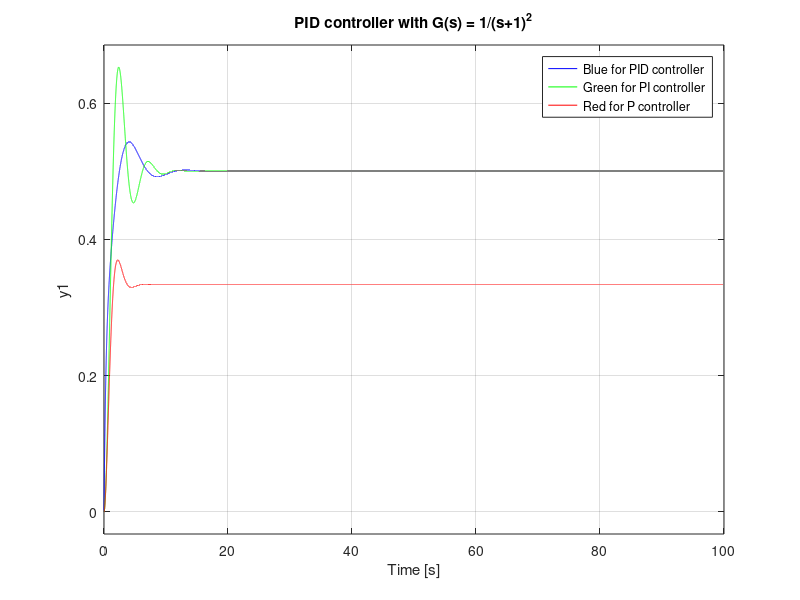

Source code (MATLAB):
% For Lab7 script
% ============== For control G(s) ==============
M = 1 ; b = -2;
% ============== For control K(s) ==============
Kp = [1 1 1] ; Ki = [1 1 0] ; Kd = [1 0 0];

subplot(2,1,1);
for i = 1 : 3
    % Have been simplied to Zeros/Poles
    Zeros = tf([Kd(i) Kp(i) Ki(i)] , [1]);
    Poles = tf([1] , [(Kd(i)+1) (Kp(i)-2) Ki(i)]);
    sys = feedback(series(Zeros,Poles),1);
    t = 0:0.001:100;
    if i == 1
        step(sys,t , 'blue');
    elseif i == 2
        step(sys,t , 'green');
    elseif i == 3
        step(sys,t , 'red');
    end
    hold on;
    grid on;
end
legend('Blue for PID controller','Green for PI controller','Red for P controller');
title('PID controller with G(s) = 1/(s-2)');

% Change G(s) from 1/(s-2) to 1/(s+1)^2
subplot(2,1,2);
for i = 1 : 3
    % Have been simplied to Zeros/Poles
    Zeros = tf([Kd(i) Kp(i) Ki(i)] , [1 2 1 0]);
    Poles = tf([1 2 1 0] , [1 (Kd(i)+2) (Kp(i)+1) Ki(i)]);
    sys = feedback(series(Zeros,Poles),1);
    t = 0:0.001:100;
    if i == 1
        step(sys,t , 'blue');
    elseif i == 2
        step(sys,t , 'green');
    elseif i == 3
        step(sys,t , 'red');
    end
    hold on;
    grid on;
end
legend('Blue for PID controller','Green for PI controller','Red for P controller');
title('PID controller with G(s) = 1/(s+1)^2');